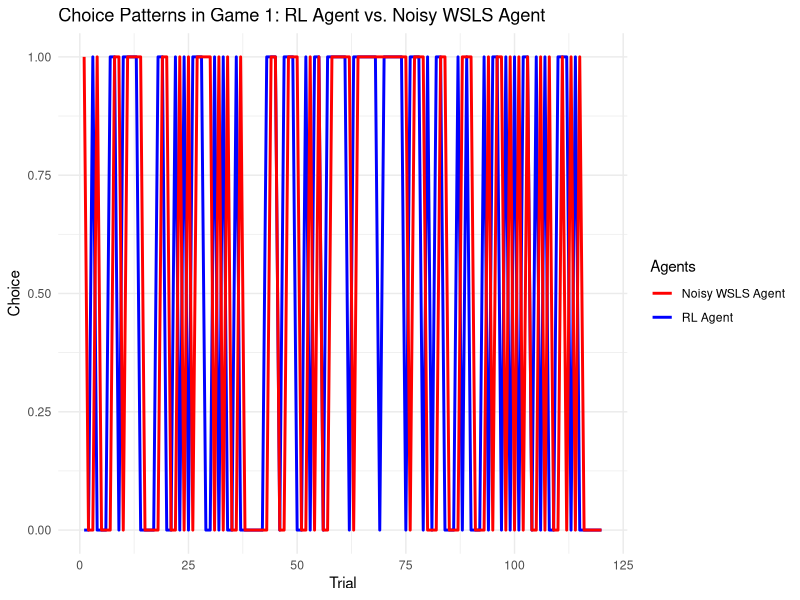
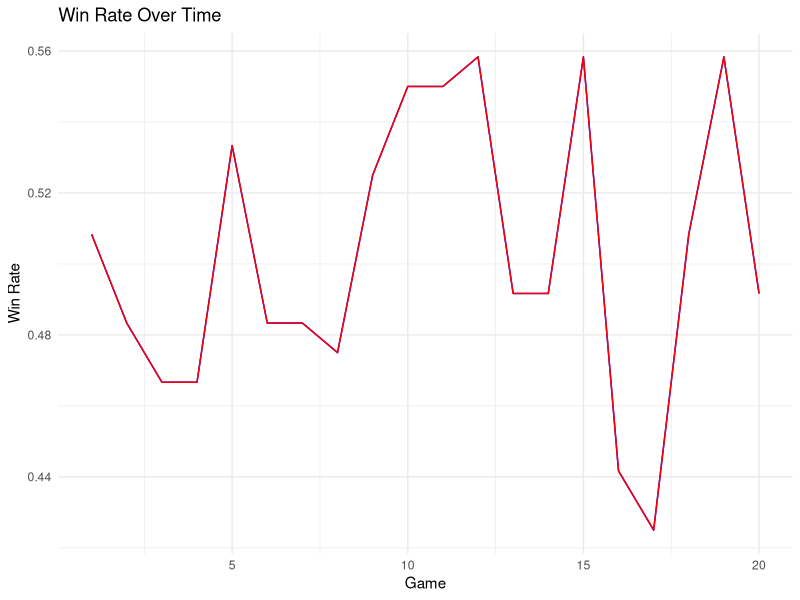
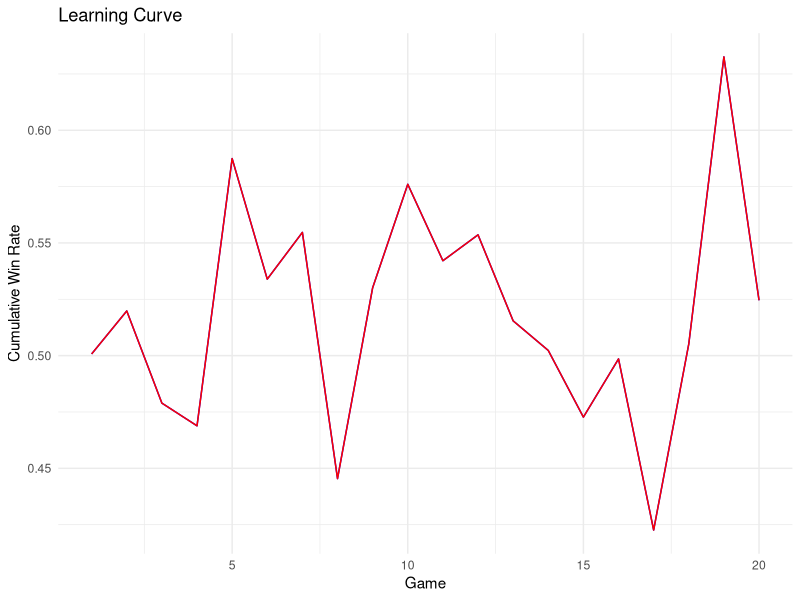

Reproduce these figures in R, in order.
## ---- chunk 1
knitr::opts_chunk$set(echo = TRUE)
## ---- chunk 2
# Calling libraries for later visualtions in the analysis
library(ggplot2)
library(dplyr)
library(tidyr)
## ---- chunk 3
#Defining the Softmax function
softmax_function <- function(expected_values, theta) {
  probabilities <- exp(expected_values * theta) / sum(exp(expected_values * theta))
  return(probabilities) 
}
## ---- chunk 4
RWLR_function <- function(value, alpha, choice, feedback) {
  # Calculate the prediction error (PE) as the the difference between the feedback and current expected value
  PE <- feedback - value
  
  # Update the expected values based on the prediction error and the learning rate
  v1 <- value[1] + alpha * (1 - choice) * (feedback - value[1])
  v2 <- value[2] + alpha * choice * (feedback - value[2])
  
  # Combine the updated values into a vector
  updatedValues <- c(v1, v2)
  
  # Return the updated expected values
  return(updatedValues)
}

## ---- chunk 5
mainAgent_function <- function(value, alpha, theta, feedback) {
  # Calculate the probabilities of choosing each option based on the current expected values
  choice_probabilities <- softmax_function(value, theta)
  
  # Sample an action (0 or 1) based on the calculated choice probabilities
  choice <- sample(c(0, 1), size = 1, prob = choice_probabilities)
  
  # Update the expected values based on the chosen action and received feedback
  updatedValues <- RWLR_function(value, alpha, choice, feedback)
  
  # Return the agent's choice and the updated expected values
  return(list(choice = choice, updatedValues = updatedValues))
}

## ---- chunk 6
NoisyWSLSAgent_function <- function(prevChoice, Feedback, noise){
  # Check the feedback received from the previous trial
  if (Feedback == 1) {
    # If the feedback is a win, the agent sticks with its previous choice
    choice <- prevChoice
  } else if (Feedback == 0) {
    # If the feedback is a loss, the agent switches its choice
    choice <- 1 - prevChoice
  }
  
  # Introduce noise into the decision-making process
  if (rbinom(1, 1, noise) == 1) {
    # With probability 'noise', the agent makes a random choice
    choice <- rbinom(1, 1, 0.5)  # Randomly choose between 0 and 1 with equal probability
  }
  
  return(choice)  # Return the agent's final choice for the current trial
}


## ---- chunk 7
simulate_game <- function(num_games, num_trials, alpha, theta, noise) {
  # Initialize an empty list to store the results of each game
  results <- list()
  
  # Loop through each game
  for (game in 1:num_games) {
    # Initialize the expected values for the RL Agent and the previous choice for the WSLS Agent
    RL_value <- c(0.5, 0.5)
    WSLS_prevChoice <- sample(c(0, 1), size = 1)
    
    # Initialize the feedback for the WSLS Agent
    WSLS_Feedback <- 0
    
    # Initialize an empty list to store the results of each trial within the game
    game_results <- list()
    
    # Loop through each trial within the game
    for (trial in 1:num_trials) {
      # RL Agent makes a choice and updates its expected values
      RL_outcome <- mainAgent_function(RL_value, alpha, theta, WSLS_Feedback)
      RL_choice <- RL_outcome$choice
      RL_value <- RL_outcome$updatedValues
      
      # WSLS Agent makes a choice
      WSLS_choice <- NoisyWSLSAgent_function(WSLS_prevChoice, WSLS_Feedback, noise)
      
      # Determine feedback based on the choices made
      if (RL_choice == WSLS_choice) {
        RL_Feedback <- 1  # Correct choice
        WSLS_Feedback <- 1
      } else {
        RL_Feedback <- 0  # Incorrect choice
        WSLS_Feedback <- 0
      }
      
      # Update the previous choice of the WSLS Agent
      WSLS_prevChoice <- WSLS_choice
      
      # Record the results of the trial
      game_results[[trial]] <- list(RL_choice = RL_choice, WSLS_choice = WSLS_choice, RL_Feedback = RL_Feedback, WSLS_Feedback = WSLS_Feedback)
    }
    
    # Store the results of the game in the overall results list
    results[[game]] <- game_results
  }
  
  # Return the results of all games
  return(results)
}

# Parameters for the simulation
num_games <- 20
num_trials <- 120
alpha <- 0.1
theta <- 0.5
noise <- 0.1

# Run the simulation
results <- simulate_game(num_games, num_trials, alpha, theta, noise)


## ---- chunk 8

# Create a dataframe from the results list
results_df <- purrr::map_dfr(results, ~bind_rows(.x))
results_df$Game <- rep(1:num_games, each = num_trials)

# Visualize the results
ggplot(results_df[results_df$Game == 1, ], aes(x = 1:num_trials)) +
  geom_line(aes(y = RL_choice, color = "RL Agent"), size = 1) +
  geom_line(aes(y = WSLS_choice, color = "Noisy WSLS Agent"), size = 1) +
  labs(title = "Choice Patterns in Game 1: RL Agent vs. Noisy WSLS Agent", y = "Choice", x = "Trial") +
  scale_color_manual(name = "Agents", values = c("RL Agent" = "blue", "Noisy WSLS Agent" = "red")) +
  theme_minimal()

## ---- chunk 9
# Calculate win rate over time for each agent
win_rate_df <- results_df %>%
  group_by(Game) %>%
  summarize(
    RL_Win_Rate = mean(RL_Feedback),
    WSLS_Win_Rate = mean(WSLS_Feedback)
  )

# Plot win rate over time
ggplot(win_rate_df, aes(x = Game, y = RL_Win_Rate)) +
  geom_line(color = "blue") +
  geom_line(aes(y = WSLS_Win_Rate), color = "red") +
  labs(title = "Win Rate Over Time", x = "Game", y = "Win Rate") +
  scale_color_manual(name = "Agents", values = c("RL Agent" = "blue", "WSLS Agent" = "red")) +
  theme_minimal()

## ---- chunk 10
# Calculate cumulative win rate over games
cumulative_win_rate <- results_df %>%
  group_by(Game) %>%
  summarize(
    RL_Cumulative_Win_Rate = mean(cumsum(RL_Feedback) / 1:num_trials),
    WSLS_Cumulative_Win_Rate = mean(cumsum(WSLS_Feedback) / 1:num_trials)
  )

# Plot learning curve
ggplot(cumulative_win_rate, aes(x = Game)) +
  geom_line(aes(y = RL_Cumulative_Win_Rate), color = "blue") +
  geom_line(aes(y = WSLS_Cumulative_Win_Rate), color = "red") +
  labs(title = "Learning Curve", x = "Game", y = "Cumulative Win Rate") +
  scale_color_manual(name = "Agents", values = c("RL Agent" = "blue", "WSLS Agent" = "red")) +
  theme_minimal()

